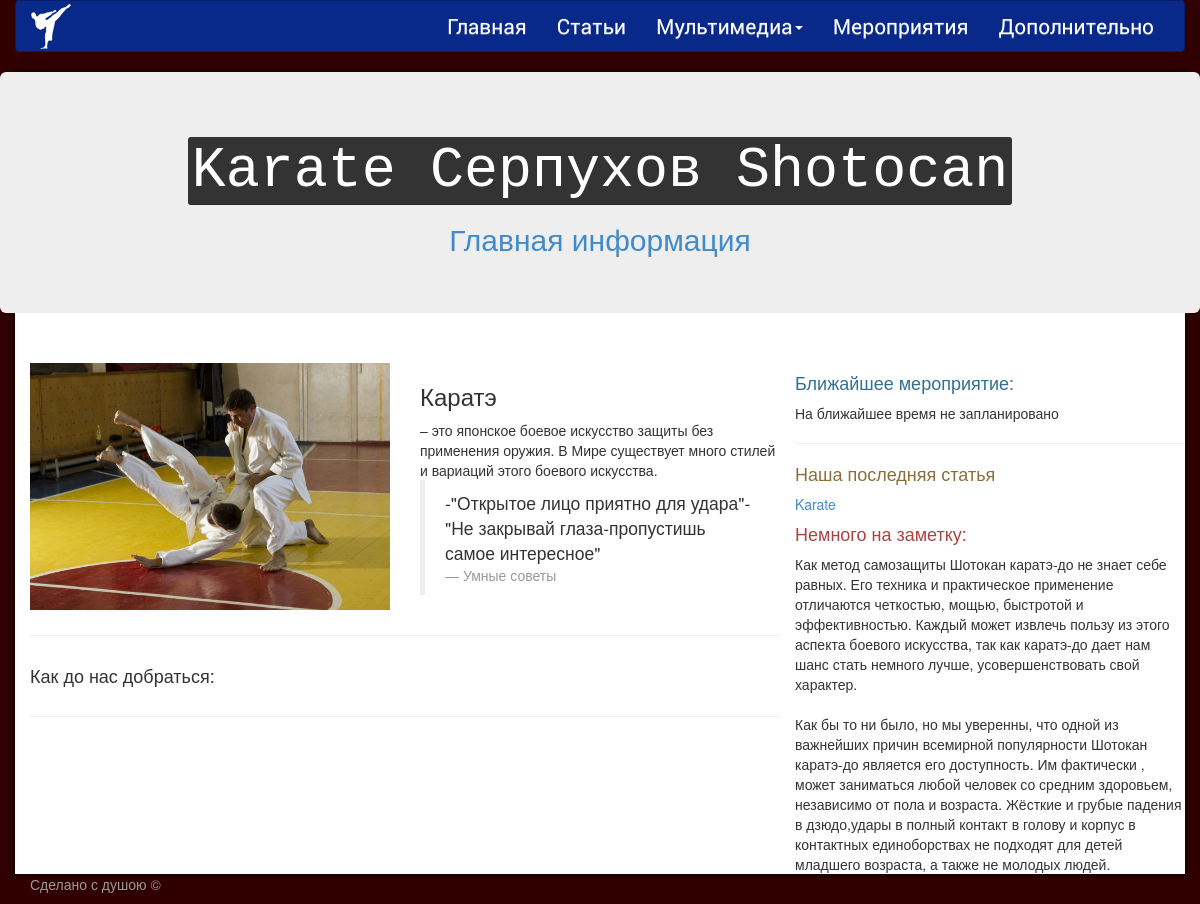
Before: /index/ with the older database file.
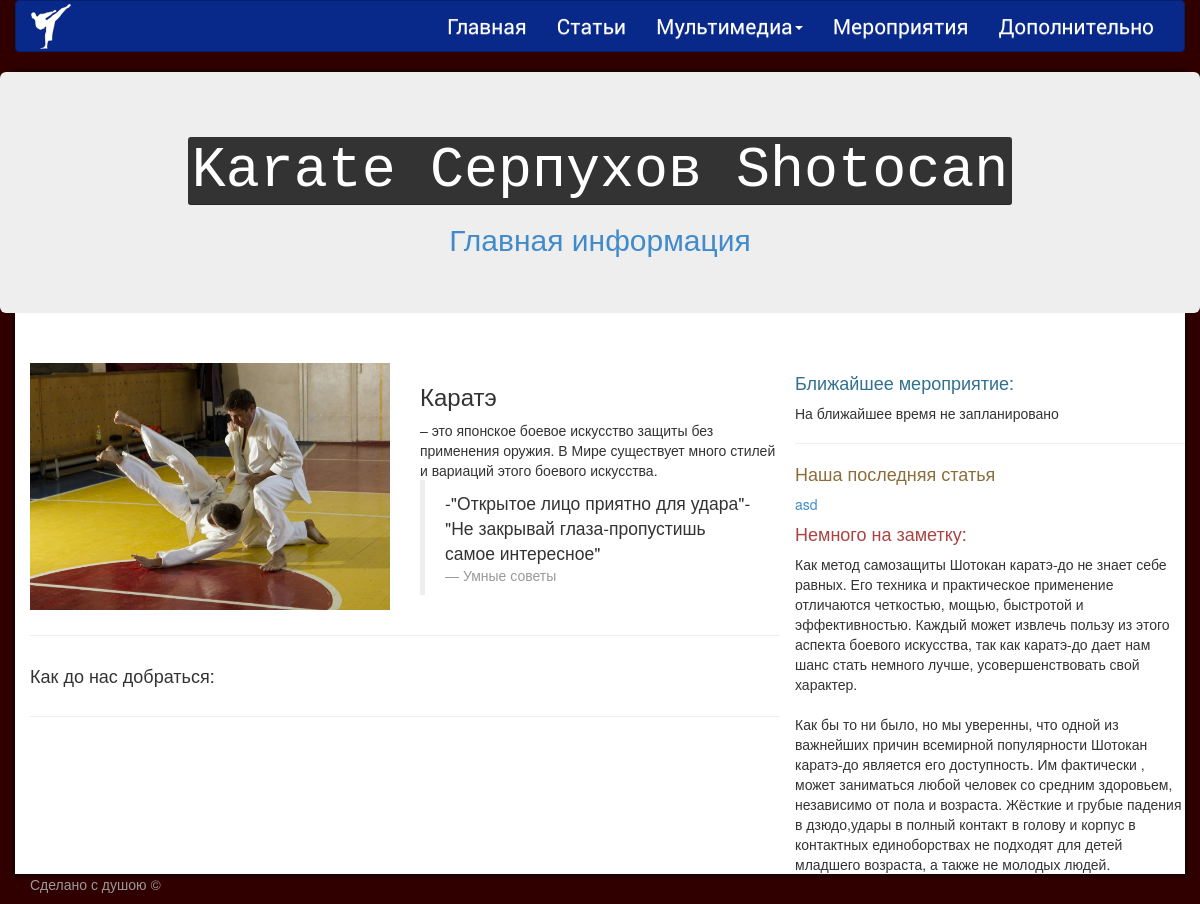
After: the same page with the newer database file.
### karate/models.py (models this page shows, shortened)
class Articles(models.Model):
    name = models.CharField(max_length=100, verbose_name='Название')
    dc = models.DateTimeField(auto_now_add=True, verbose_name='Дата создания статьи')
    short_text = models.CharField(max_length=255, verbose_name='Краткое содержание')
    text = models.TextField(verbose_name='Текст статьи')
    class Meta:
        verbose_name = 'Статью'
        verbose_name_plural = 'Статьи'

### core/views.py (the view)
# urls.py: url(r'^index/$', 'index', name='index'),
def index(request):
    c = {}
    yesterday = datetime.date.today() - datetime.timedelta(days=1)
    events = PlanOfEvents.objects.order_by('date').filter(date__gte=yesterday)
    if events:
        c['events'] = events[0]
    last_article = Articles.objects.order_by('-dc')
    if last_article:
        c['last_article'] = last_article[0]
    return render(request, 'core/index.html', c)

### core/templates/core/index.html (shortened to what this page needs)
{% extends 'core/base.html' %}
{% block full_content %}
    <div class="row">
        <div class="jumbotron">
            <h1 class="text-primary text-center" id="karate_title"><kbd>Karate Серпухов
                Shotocan</kbd></h1>
            <h2 class="text-primary text-center"> Главная информация </h2>
        </div>
    </div>
    {{ block.super }}
{% endblock %}
{% block content %}
    <div class="row">
        <div id="jumpingShadow" class="col-xs-6">
            <img src="{{ STATIC_URL }}core/images/katenev.jpg" width="100%">
        </div>
        <div class="col-xs-6">
            <h3>Каратэ</h3> – это японское боевое искусство защиты без применения оружия. В Мире
            существует много стилей и вариаций этого боевого искусства.
            <blockquote>
                -"Открытое лицо приятно для удара"-"Не закрывай глаза-пропустишь самое интересное"
                <footer>Умные советы</footer>
            </blockquote>
        </div>
    </div>
    <hr/>
    <div class="row">
        <div class="col-xs-4">
            <h4>Как до нас добраться:</h4>
        </div>
        <div class="col-xs-8">
        </div>
    </div>
    <hr/>
{% endblock %}
{% block sidebar %}
    <div class="row">
        <div>
            <a href="{% url 'plan_of_events_list' %}"><h4 class="text-info">Ближайшее
                мероприятие:</h4></a>
            {% if events %}
                <a href="{% url 'plan_of_events_list' %}">{{ events.name }}</a>
            {% else %}
                На ближайшее время не запланировано
            {% endif %}
            <hr>
            {% if last_article %}
                <a href="{% url 'article_list' %}"><h4 class="text-warning">Наша последняя
                    статья</h4></a>
                <a href="{% url 'article-detail' last_article.pk %}">{{ last_article.name }}</a>
            {% endif %}
            <h4 class="text-danger"> Немного на заметку: </h4>
            Как метод самозащиты Шотокан каратэ-до не знает себе равных. Его техника и практическое
            применение отличаются четкостью, мощью, быстротой и эффективностью. Каждый может извлечь
            пользу из этого аспекта боевого искусства, так как каратэ-до дает нам шанс стать немного
            лучше, усовершенствовать свой характер.
            <br><br>
            Как бы то ни было, но мы уверенны, что одной из важнейших причин всемирной популярности
            Шотокан каратэ-до является его доступность. Им фактически , может заниматься любой
            человек со средним здоровьем, независимо от пола и возраста. Жёсткие и грубые падения в
            дзюдо,удары в полный контакт в голову и корпус в контактных единоборствах не подходят
            для детей младшего возраста, а также не молодых людей.
        </div>
    </div>
{% endblock %}

Changed rows visible on the page:
no longer on this page (row unchanged): Articles: name "Karate"
added Articles: name "asd"
